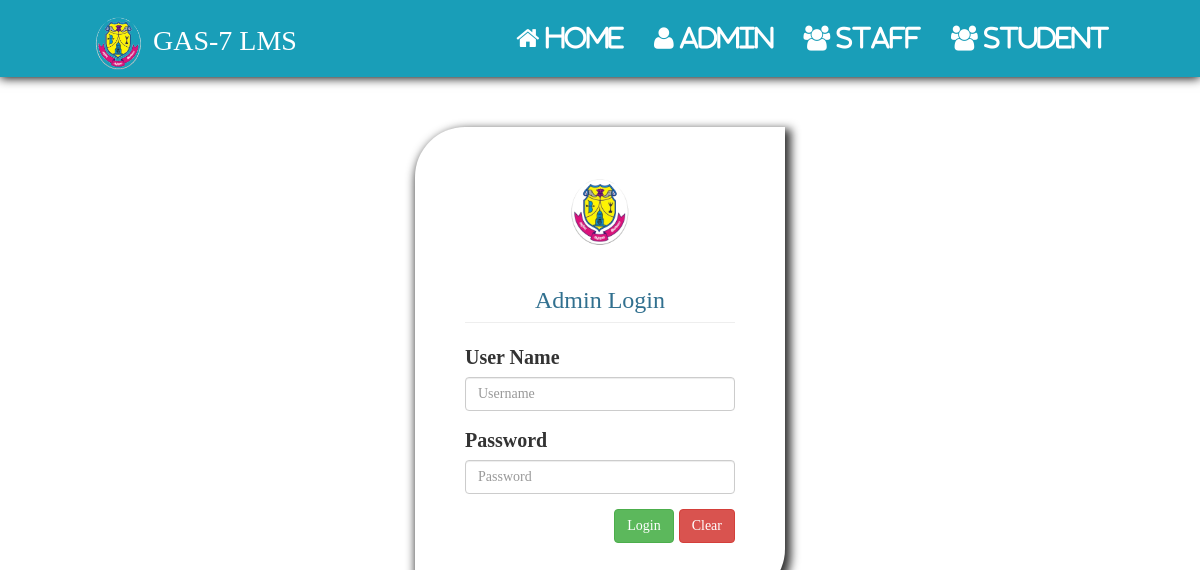
Screenshot of /admin/admin_login_page.php with the database file from the repository.
### tables this page shows
CREATE TABLE `settings` (
  `id` int(11) NOT NULL AUTO_INCREMENT,
  `app_name` varchar(30) NOT NULL,
  `app_decp` varchar(300) DEFAULT NULL,
  `app_logo` varchar(80) NOT NULL,
  `smtp_host` varchar(33) NOT NULL,
  `smtp_port` varchar(10) NOT NULL,
  `smtp_user` varchar(30) NOT NULL,
  `smtp_pass` varchar(30) NOT NULL,
  `smtp_sec_type` enum('ssl','tls') NOT NULL,
  PRIMARY KEY (`id`)
);

### admin/admin_login_page.php (the view, shortened to what this page needs)
<?php
	include "../include/config.php";
?>
<html>
	<head>
		<?php
		include "../include/head.php";
		include"../include/nav.php";?>
	</head>
	<body>
<?php
$sql="select app_logo from settings";
$res=$con->query($sql);
if($res->num_rows>0)
{
	$row=$res->fetch_assoc();
}
?>
		<div class="col-md-offset-4 col-md-4" style="margin-top:30px">
				<form method="post" action="<?php echo $_SERVER["PHP_SELF"];?>">
					<div class="box1">
						<center><img src="../img/<?php if($row['app_logo']!=null){ echo $row['app_logo']; }else { echo "logo.png"; } ?>" align="logo" width="70px" ></center>
						<h3 class="page-header text-info text-center">Admin Login</h3>
						<div class="form-group">
							<label>User Name</label>
							<input type="text" class="form-control" name="aname" placeholder="Username">
						</div>
						<div class="form-group">
							<label>Password</label>
							<input type="password" class="form-control" name="apass" placeholder="Password">
						</div>
						<div class="form-group pull-right">
							<input type="submit" class="btn btn-success" value="Login" id="log" name="login">
							<input type="reset" class="btn btn-danger" value="Clear">
						</div>
					</div>
				</form>
			</div>
	</body>
</html>

### include/nav.php
<nav class="navbar navbar-inverse navbar-fixed-top">
	<div class="container-fluid">
		<div class="navbar-header">
			<a class="navbar-brand"><i class=""><img src="../img/logo.png" width="55px"></i> <?php echo $row["app_name"]; ?></a>
		</div>
		<ul class="nav navbar-nav navbar-right">
			<li><a href="../index.php"><span class="fa fa-home"> Home</span></a></li>
			<li><a href="../admin/admin_login_page.php"><span class="fa fa-user"> Admin</span></a></li>
			<li><a href="../staff/staff_login_page.php"><span class="fa fa-users"> Staff</span></a></li>
			<li><a href="../student/student_login_page.php"><span class="fa fa-users"> Student</span></a></li>
		</ul>
	</div>
</nav>

### css/style.css (style rules this page uses)
.box1 { box-shadow:3px 5px 10px 3px; border-radius:50px 0px; padding:50px; padding-bottom:90px; }
.navbar { position: relative; min-height: 75px; margin-bottom: 20px; border: 1px solid transparent; box-shadow: 0px 1px 10px black; }
.navbar-nav>li>a { padding-top: 25px; padding-bottom:25px; }
body { font-family:Times New Roman; font-size:20px; line-height: 1.42857143; color: #333; background-color: #fff; }
.navbar-inverse .navbar-nav>li>a { color: white; font-size:25px; }
.navbar-brand { float: left; height: 50px; padding: 15px 15px; font-size: 28px; line-height:1.7; }
.navbar-inverse .navbar-brand { color: white; }
.navbar>.container-fluid .navbar-brand { margin-left: 60px; }
.navbar-inverse { background-color:#199EB8; border-color:#199EB8; }
.navbar-right { float: right!important; margin-right: 60px; }

### rows the page displays
settings: app_name "GAS-7 LMS", app_logo (picture)
